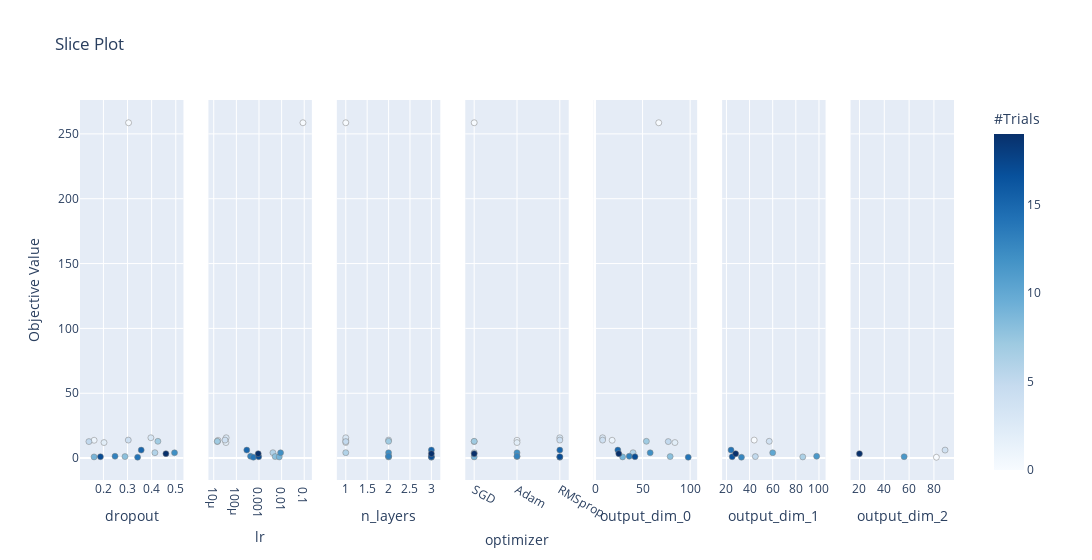

The notebook cell saved with this chart:
### Code cell
optuna.visualization.plot_slice(study)

### Figure 1 — Plotly figure (JSON) as saved in the notebook; plotly's stock layout.template omitted (floating-point values rounded to 4 significant figures)
{"data": [{"marker": {"color": [0, 1, 2, 3, 4, 5, 6, 7, 8, 9, 12, 13, 14, 15, 17, 19], "colorbar": {"title": {"text": "#Trials"}, "x": 1, "xpad": 40}, "colorscale": [[0, "rgb(247,251,255)"], [0.125, "rgb(222,235,247)"], [0.25, "rgb(198,219,239)"], [0.375, "rgb(158,202,225)"], [0.5, "rgb(107,174,214)"], [0.625, "rgb(66,146,198)"], [0.75, "rgb(33,113,181)"], [0.875, "rgb(8,81,156)"], [1, "rgb(8,48,107)"]], "line": {"color": "Grey", "width": 0.5}, "showscale": true}, "mode": "markers", "showlegend": false, "type": "scatter", "x": [0.3043, 0.1614, 0.2025, 0.3968, 0.3031, 0.1399, 0.4135, 0.4259, 0.2894, 0.1612, 0.4949, 0.2482, 0.3418, 0.3567, 0.1877, 0.4592], "xaxis": "x", "y": [258.6, 13.78, 12.0, 15.7, 13.91, 12.75, 4.179, 12.97, 1.195, 0.9332, 4.138, 1.447, 0.673, 6.19, 1.089, 3.452], "yaxis": "y"}, {"marker": {"color": [0, 1, 2, 3, 4, 5, 6, 7, 8, 9, 12, 13, 14, 15, 17, 19], "colorbar": {"title": {"text": "#Trials"}, "x": 1, "xpad": 40}, "colorscale": [[0, "rgb(247,251,255)"], [0.125, "rgb(222,235,247)"], [0.25, "rgb(198,219,239)"], [0.375, "rgb(158,202,225)"], [0.5, "rgb(107,174,214)"], [0.625, "rgb(66,146,198)"], [0.75, "rgb(33,113,181)"], [0.875, "rgb(8,81,156)"], [1, "rgb(8,48,107)"]], "line": {"color": "Grey", "width": 0.5}, "showscale": false}, "mode": "markers", "showlegend": false, "type": "scatter", "x": [0.08778, 1.542e-05, 3.462e-05, 3.546e-05, 3.145e-05, 1.442e-05, 0.004129, 1.446e-05, 0.005186, 0.007844, 0.009006, 0.0004227, 0.0005651, 0.0002885, 0.0009679, 0.0009247], "xaxis": "x2", "y": [258.6, 13.78, 12.0, 15.7, 13.91, 12.75, 4.179, 12.97, 1.195, 0.9332, 4.138, 1.447, 0.673, 6.19, 1.089, 3.452], "yaxis": "y2"}, {"marker": {"color": [0, 1, 2, 3, 4, 5, 6, 7, 8, 9, 12, 13, 14, 15, 17, 19], "colorbar": {"title": {"text": "#Trials"}, "x": 1, "xpad": 40}, "colorscale": [[0, "rgb(247,251,255)"], [0.125, "rgb(222,235,247)"], [0.25, "rgb(198,219,239)"], [0.375, "rgb(158,202,225)"], [0.5, "rgb(107,174,214)"], [0.625, "rgb(66,146,198)"], [0.75, "rgb(33,113,181)"], [0.875, "rgb(8,81,156)"], [1, "rgb(8,48,107)"]], "line": {"color": "Grey", "width": 0.5}, "showscale": false}, "mode": "markers", "showlegend": false, "type": "scatter", "x": [1, 1, 1, 1, 2, 1, 1, 2, 2, 2, 2, 2, 3, 3, 3, 3], "xaxis": "x3", "y": [258.6, 13.78, 12.0, 15.7, 13.91, 12.75, 4.179, 12.97, 1.195, 0.9332, 4.138, 1.447, 0.673, 6.19, 1.089, 3.452], "yaxis": "y3"}, {"marker": {"color": [0, 1, 2, 3, 4, 5, 6, 7, 8, 9, 12, 13, 14, 15, 17, 19], "colorbar": {"title": {"text": "#Trials"}, "x": 1, "xpad": 40}, "colorscale": [[0, "rgb(247,251,255)"], [0.125, "rgb(222,235,247)"], [0.25, "rgb(198,219,239)"], [0.375, "rgb(158,202,225)"], [0.5, "rgb(107,174,214)"], [0.625, "rgb(66,146,198)"], [0.75, "rgb(33,113,181)"], [0.875, "rgb(8,81,156)"], [1, "rgb(8,48,107)"]], "line": {"color": "Grey", "width": 0.5}, "showscale": false}, "mode": "markers", "showlegend": false, "type": "scatter", "x": ["SGD", "Adam", "Adam", "RMSprop", "RMSprop", "SGD", "SGD", "SGD", "Adam", "SGD", "Adam", "Adam", "RMSprop", "RMSprop", "RMSprop", "SGD"], "xaxis": "x4", "y": [258.6, 13.78, 12.0, 15.7, 13.91, 12.75, 4.179, 12.97, 1.195, 0.9332, 4.138, 1.447, 0.673, 6.19, 1.089, 3.452], "yaxis": "y4"}, {"marker": {"color": [0, 1, 2, 3, 4, 5, 6, 7, 8, 9, 12, 13, 14, 15, 17, 19], "colorbar": {"title": {"text": "#Trials"}, "x": 1, "xpad": 40}, "colorscale": [[0, "rgb(247,251,255)"], [0.125, "rgb(222,235,247)"], [0.25, "rgb(198,219,239)"], [0.375, "rgb(158,202,225)"], [0.5, "rgb(107,174,214)"], [0.625, "rgb(66,146,198)"], [0.75, "rgb(33,113,181)"], [0.875, "rgb(8,81,156)"], [1, "rgb(8,48,107)"]], "line": {"color": "Grey", "width": 0.5}, "showscale": false}, "mode": "markers", "showlegend": false, "type": "scatter", "x": [67, 18, 84, 8, 8, 77, 40, 54, 79, 29, 58, 36, 98, 24, 42, 25], "xaxis": "x5", "y": [258.6, 13.78, 12.0, 15.7, 13.91, 12.75, 4.179, 12.97, 1.195, 0.9332, 4.138, 1.447, 0.673, 6.19, 1.089, 3.452], "yaxis": "y5"}, {"marker": {"color": [4, 7, 8, 9, 12, 13, 14, 15, 17, 19], "colorbar": {"title": {"text": "#Trials"}, "x": 1, "xpad": 40}, "colorscale": [[0, "rgb(247,251,255)"], [0.125, "rgb(222,235,247)"], [0.25, "rgb(198,219,239)"], [0.375, "rgb(158,202,225)"], [0.5, "rgb(107,174,214)"], [0.625, "rgb(66,146,198)"], [0.75, "rgb(33,113,181)"], [0.875, "rgb(8,81,156)"], [1, "rgb(8,48,107)"]], "line": {"color": "Grey", "width": 0.5}, "showscale": false}, "mode": "markers", "showlegend": false, "type": "scatter", "x": [44, 57, 45, 86, 60, 98, 33, 24, 25, 28], "xaxis": "x6", "y": [13.91, 12.97, 1.195, 0.9332, 4.138, 1.447, 0.673, 6.19, 1.089, 3.452], "yaxis": "y6"}, {"marker": {"color": [14, 15, 17, 19], "colorbar": {"title": {"text": "#Trials"}, "x": 1, "xpad": 40}, "colorscale": [[0, "rgb(247,251,255)"], [0.125, "rgb(222,235,247)"], [0.25, "rgb(198,219,239)"], [0.375, "rgb(158,202,225)"], [0.5, "rgb(107,174,214)"], [0.625, "rgb(66,146,198)"], [0.75, "rgb(33,113,181)"], [0.875, "rgb(8,81,156)"], [1, "rgb(8,48,107)"]], "line": {"color": "Grey", "width": 0.5}, "showscale": false}, "mode": "markers", "showlegend": false, "type": "scatter", "x": [82, 89, 56, 20], "xaxis": "x7", "y": [0.673, 6.19, 1.089, 3.452], "yaxis": "y7"}], "layout": {"title": {"text": "Slice Plot"}, "width": 2100, "xaxis": {"anchor": "y", "domain": [0, 0.1184], "title": {"text": "dropout"}}, "xaxis2": {"anchor": "y2", "domain": [0.1469, 0.2653], "title": {"text": "lr"}, "type": "log"}, "xaxis3": {"anchor": "y3", "domain": [0.2939, 0.4122], "title": {"text": "n_layers"}}, "xaxis4": {"anchor": "y4", "domain": [0.4408, 0.5592], "title": {"text": "optimizer"}}, "xaxis5": {"anchor": "y5", "domain": [0.5878, 0.7061], "title": {"text": "output_dim_0"}}, "xaxis6": {"anchor": "y6", "domain": [0.7347, 0.8531], "title": {"text": "output_dim_1"}}, "xaxis7": {"anchor": "y7", "domain": [0.8816, 1.0], "title": {"text": "output_dim_2"}}, "yaxis": {"anchor": "x", "domain": [0, 1], "title": {"text": "Objective Value"}}, "yaxis2": {"anchor": "x2", "domain": [0, 1], "matches": "y", "showticklabels": false}, "yaxis3": {"anchor": "x3", "domain": [0, 1], "matches": "y", "showticklabels": false}, "yaxis4": {"anchor": "x4", "domain": [0, 1], "matches": "y", "showticklabels": false}, "yaxis5": {"anchor": "x5", "domain": [0, 1], "matches": "y", "showticklabels": false}, "yaxis6": {"anchor": "x6", "domain": [0, 1], "matches": "y", "showticklabels": false}, "yaxis7": {"anchor": "x7", "domain": [0, 1], "matches": "y", "showticklabels": false}}}
